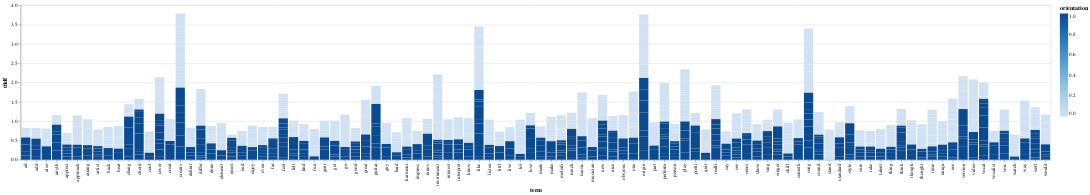

Notebook code cell kept with this figure:
### Code cell
bar1

### Figure 1 — Vega-Lite specification as saved in the notebook (floating-point values rounded to 4 significant figures; data arrays with more than 128 entries replaced by an {"elided": "..."} marker saying what was removed)
{"config": {"view": {"continuousWidth": 400, "continuousHeight": 300}}, "data": {"name": "data-44e3e15cd0e9c4b2bcab898d9127237a"}, "mark": "bar", "encoding": {"color": {"field": "orientation", "type": "quantitative"}, "x": {"field": "term", "type": "nominal"}, "y": {"field": "tfidf", "type": "quantitative"}}, "$schema": "https://vega.github.io/schema/vega-lite/v4.17.0.json", "datasets": {"data-44e3e15cd0e9c4b2bcab898d9127237a": {"elided": "2000 records"}}}
